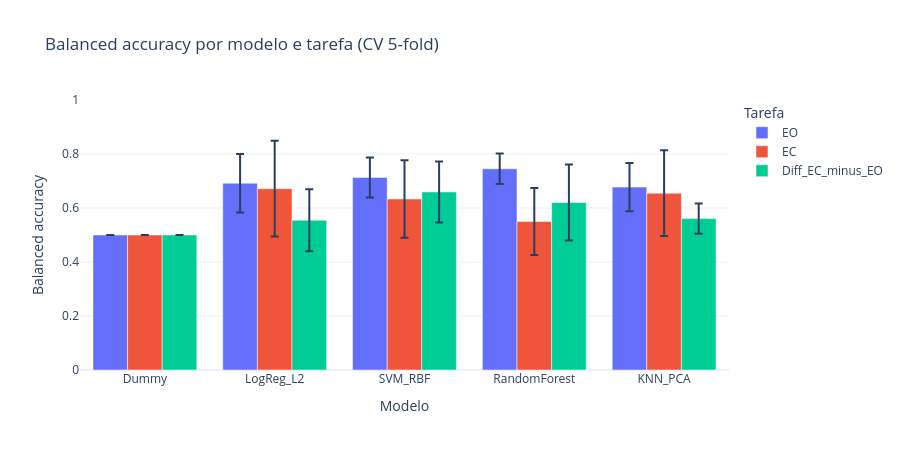

Source (notebook cell):
### Code cell
fig = px.bar(
    df_results,
    x="model",
    y="balanced_accuracy_mean",
    error_y="balanced_accuracy_std",
    color="task",
    barmode="group",
    title="Balanced accuracy por modelo e tarefa (CV 5-fold)",
    labels={
        "balanced_accuracy_mean": "Balanced accuracy",
        "model": "Modelo",
        "task": "Tarefa",
    },
)
fig.update_layout(yaxis_range=[0, 1], template="plotly_white", height=450)
fig.show()

### Figure 1 — Plotly figure (JSON) as saved in the notebook; plotly's stock layout.template omitted (floating-point values rounded to 4 significant figures)
{"data": [{"alignmentgroup": "True", "error_y": {"array": [0.0, 0.108, 0.0741, 0.05652, 0.08967]}, "hovertemplate": "Tarefa=EO<br>Modelo=%{x}<br>Balanced accuracy=%{y}<extra></extra>", "legendgroup": "EO", "marker": {"color": "#636efa", "pattern": {"shape": ""}}, "name": "EO", "offsetgroup": "EO", "orientation": "v", "showlegend": true, "textposition": "auto", "x": ["Dummy", "LogReg_L2", "SVM_RBF", "RandomForest", "KNN_PCA"], "xaxis": "x", "y": [0.5, 0.6917, 0.7131, 0.7452, 0.6774], "yaxis": "y", "type": "bar"}, {"alignmentgroup": "True", "error_y": {"array": [0.0, 0.1774, 0.1431, 0.1244, 0.1588]}, "hovertemplate": "Tarefa=EC<br>Modelo=%{x}<br>Balanced accuracy=%{y}<extra></extra>", "legendgroup": "EC", "marker": {"color": "#EF553B", "pattern": {"shape": ""}}, "name": "EC", "offsetgroup": "EC", "orientation": "v", "showlegend": true, "textposition": "auto", "x": ["Dummy", "LogReg_L2", "SVM_RBF", "RandomForest", "KNN_PCA"], "xaxis": "x", "y": [0.5, 0.6714, 0.6333, 0.55, 0.6548], "yaxis": "y", "type": "bar"}, {"alignmentgroup": "True", "error_y": {"array": [0.0, 0.115, 0.1128, 0.1405, 0.05602]}, "hovertemplate": "Tarefa=Diff_EC_minus_EO<br>Modelo=%{x}<br>Balanced accuracy=%{y}<extra></extra>", "legendgroup": "Diff_EC_minus_EO", "marker": {"color": "#00cc96", "pattern": {"shape": ""}}, "name": "Diff_EC_minus_EO", "offsetgroup": "Diff_EC_minus_EO", "orientation": "v", "showlegend": true, "textposition": "auto", "x": ["Dummy", "LogReg_L2", "SVM_RBF", "RandomForest", "KNN_PCA"], "xaxis": "x", "y": [0.5, 0.5548, 0.6595, 0.6202, 0.5607], "yaxis": "y", "type": "bar"}], "layout": {"xaxis": {"anchor": "y", "domain": [0, 1], "title": {"text": "Modelo"}}, "yaxis": {"anchor": "x", "domain": [0, 1], "title": {"text": "Balanced accuracy"}, "range": [0, 1]}, "legend": {"title": {"text": "Tarefa"}, "tracegroupgap": 0}, "title": {"text": "Balanced accuracy por modelo e tarefa (CV 5-fold)"}, "barmode": "group", "height": 450}}
